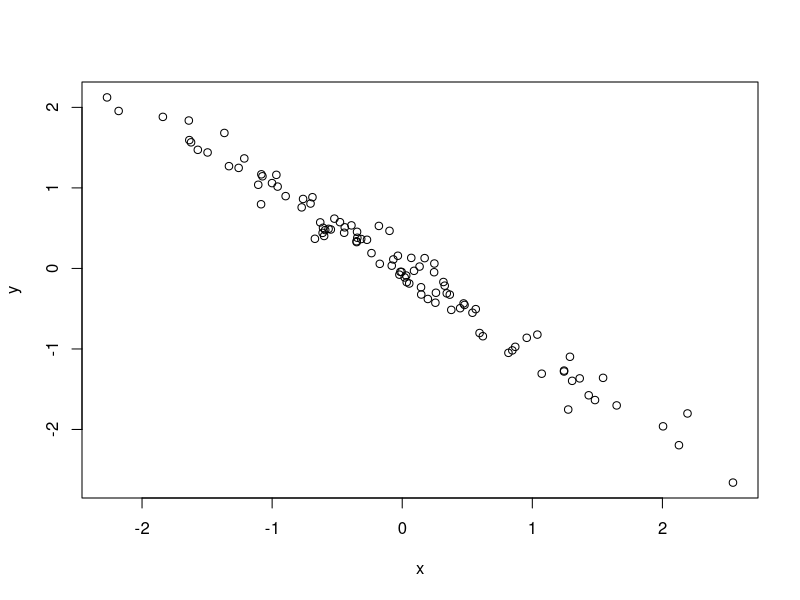

Reproduce this figure in R.
#Simulate and plot data
#Elie AL Khoury
#eliea@lclark.edu
#2024-06-25


#simulate predictor variable
x <- rnorm(n = 100)
#simulate response variable with noise
y <- -1 * x  + rnorm(n = 100, sd = 0.2)
#plot the data
plot(x = x, y = y)
